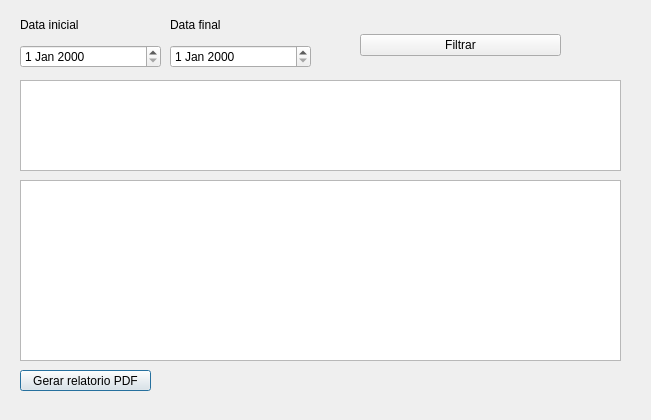
<?xml version="1.0" encoding="UTF-8"?>
<ui version="4.0">
 <class>fm_gestaoVendas</class>
 <widget class="QDialog" name="fm_gestaoVendas">
  <property name="geometry">
   <rect>
    <x>0</x>
    <y>0</y>
    <width>651</width>
    <height>420</height>
   </rect>
  </property>
  <property name="windowTitle">
   <string>Gestão de Vendas</string>
  </property>
  <property name="windowIcon">
   <iconset>
    <normaloff>:/imagens/img/images.png</normaloff>:/imagens/img/images.png</iconset>
  </property>
  <widget class="QTableWidget" name="tw_gv_listaVendas">
   <property name="geometry">
    <rect>
     <x>20</x>
     <y>80</y>
     <width>601</width>
     <height>91</height>
    </rect>
   </property>
  </widget>
  <widget class="QTableWidget" name="tw_gv_listaprodutos">
   <property name="enabled">
    <bool>true</bool>
   </property>
   <property name="geometry">
    <rect>
     <x>20</x>
     <y>180</y>
     <width>601</width>
     <height>181</height>
    </rect>
   </property>
  </widget>
  <widget class="QPushButton" name="btn_gv_relatorio">
   <property name="geometry">
    <rect>
     <x>20</x>
     <y>370</y>
     <width>131</width>
     <height>21</height>
    </rect>
   </property>
   <property name="text">
    <string>Gerar relatorio PDF</string>
   </property>
  </widget>
  <widget class="QWidget" name="layoutWidget">
   <property name="geometry">
    <rect>
     <x>20</x>
     <y>10</y>
     <width>141</width>
     <height>58</height>
    </rect>
   </property>
   <layout class="QVBoxLayout" name="verticalLayout">
    <item>
     <widget class="QLabel" name="label">
      <property name="text">
       <string>Data inicial </string>
      </property>
     </widget>
    </item>
    <item>
     <widget class="QDateEdit" name="de_gv_dataini"/>
    </item>
   </layout>
  </widget>
  <widget class="QWidget" name="layoutWidget">
   <property name="geometry">
    <rect>
     <x>170</x>
     <y>10</y>
     <width>141</width>
     <height>58</height>
    </rect>
   </property>
   <layout class="QVBoxLayout" name="verticalLayout_2">
    <item>
     <widget class="QLabel" name="label_2">
      <property name="text">
       <string>Data final</string>
      </property>
     </widget>
    </item>
    <item>
     <widget class="QDateEdit" name="de_gv_datafim"/>
    </item>
   </layout>
  </widget>
  <widget class="QWidget" name="layoutWidget">
   <property name="geometry">
    <rect>
     <x>360</x>
     <y>30</y>
     <width>201</width>
     <height>31</height>
    </rect>
   </property>
   <layout class="QHBoxLayout" name="horizontalLayout">
    <item>
     <widget class="QPushButton" name="btn_gv_filtar">
      <property name="text">
       <string>Filtrar</string>
      </property>
     </widget>
    </item>
   </layout>
  </widget>
 </widget>
 <resources/>
 <connections/>
</ui>
